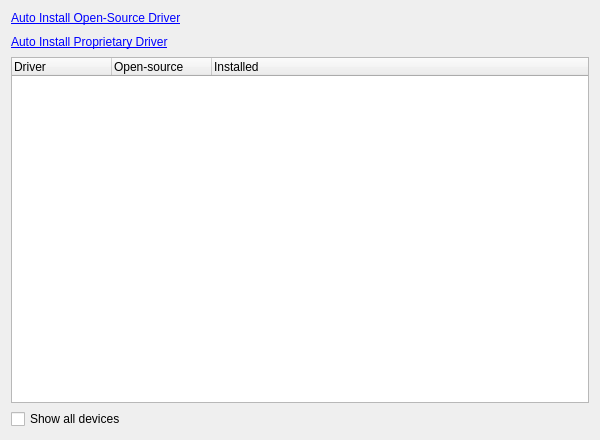
<?xml version="1.0" encoding="UTF-8"?>
<ui version="4.0">
 <class>PageMhwd</class>
 <widget class="QWidget" name="PageMhwd">
  <property name="geometry">
   <rect>
    <x>0</x>
    <y>0</y>
    <width>600</width>
    <height>440</height>
   </rect>
  </property>
  <property name="windowTitle">
   <string notr="true"/>
  </property>
  <layout class="QVBoxLayout" name="verticalLayout_3">
   <property name="leftMargin">
    <number>11</number>
   </property>
   <property name="topMargin">
    <number>11</number>
   </property>
   <property name="rightMargin">
    <number>11</number>
   </property>
   <property name="bottomMargin">
    <number>11</number>
   </property>
   <item>
    <layout class="QVBoxLayout" name="verticalLayout" stretch="0,0,0">
     <property name="spacing">
      <number>10</number>
     </property>
     <item>
      <widget class="QLabel" name="buttonInstallFree">
       <property name="text">
        <string>&lt;a href=&quot;#&quot;&gt;Auto Install Open-Source Driver&lt;/a&gt;</string>
       </property>
      </widget>
     </item>
     <item>
      <widget class="QLabel" name="buttonInstallNonFree">
       <property name="text">
        <string>&lt;a href=&quot;#&quot;&gt;Auto Install Proprietary Driver&lt;/a&gt;</string>
       </property>
       <property name="textFormat">
        <enum>Qt::RichText</enum>
       </property>
      </widget>
     </item>
     <item>
      <spacer name="verticalSpacer">
       <property name="orientation">
        <enum>Qt::Vertical</enum>
       </property>
       <property name="sizeType">
        <enum>QSizePolicy::Minimum</enum>
       </property>
       <property name="sizeHint" stdset="0">
        <size>
         <width>20</width>
         <height>2</height>
        </size>
       </property>
      </spacer>
     </item>
    </layout>
   </item>
   <item>
    <layout class="QVBoxLayout" name="verticalLayout_2">
     <item>
      <widget class="QTreeWidget" name="treeWidget">
       <property name="styleSheet">
        <string notr="true">QPushButton color rgb(0, 0, 255)</string>
       </property>
       <property name="iconSize">
        <size>
         <width>36</width>
         <height>36</height>
        </size>
       </property>
       <property name="allColumnsShowFocus">
        <bool>true</bool>
       </property>
       <column>
        <property name="text">
         <string>Driver</string>
        </property>
       </column>
       <column>
        <property name="text">
         <string>Open-source</string>
        </property>
       </column>
       <column>
        <property name="text">
         <string>Installed</string>
        </property>
       </column>
      </widget>
     </item>
     <item>
      <widget class="QCheckBox" name="checkBoxShowAll">
       <property name="text">
        <string>Show all devices</string>
       </property>
      </widget>
     </item>
    </layout>
   </item>
  </layout>
  <action name="installAction">
   <property name="text">
    <string>Install</string>
   </property>
  </action>
  <action name="removeAction">
   <property name="text">
    <string>Remove</string>
   </property>
  </action>
  <action name="reinstallAction">
   <property name="text">
    <string>Reinstall</string>
   </property>
  </action>
 </widget>
 <resources/>
 <connections/>
</ui>
